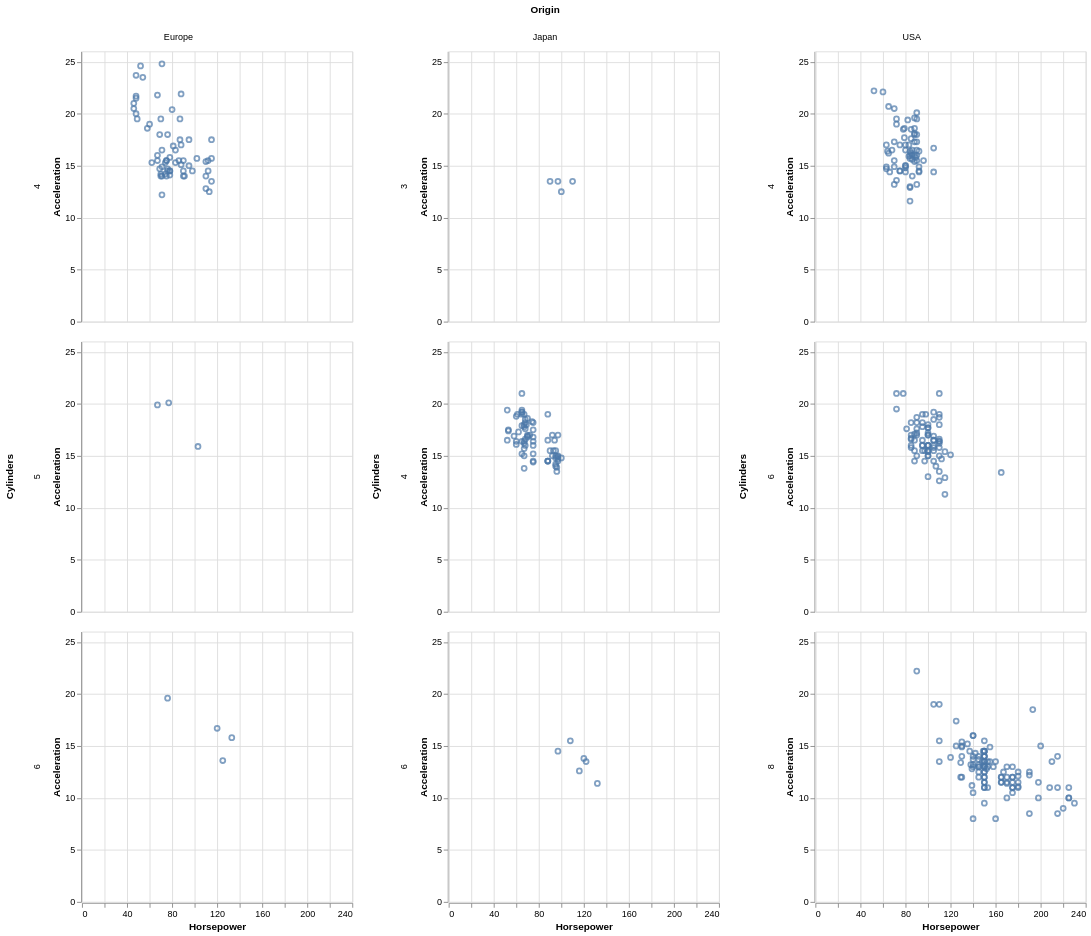

Vega-Lite specification for this chart:
### Vega-Lite specification from a JSON file in a GitHub repository (floating-point values rounded to 4 significant figures; data arrays with more than 128 entries replaced by an {"elided": "..."} marker saying what was removed)
{"$schema": "https://vega.github.io/schema/vega-lite/v4.json", "data": {"values": {"elided": "406 records"}}, "facet": {"column": {"field": "Origin"}}, "spec": {"facet": {"row": {"field": "Cylinders"}}, "spec": {"mark": "point", "encoding": {"x": {"field": "Horsepower", "type": "quantitative"}, "y": {"field": "Acceleration", "type": "quantitative"}}}}}
